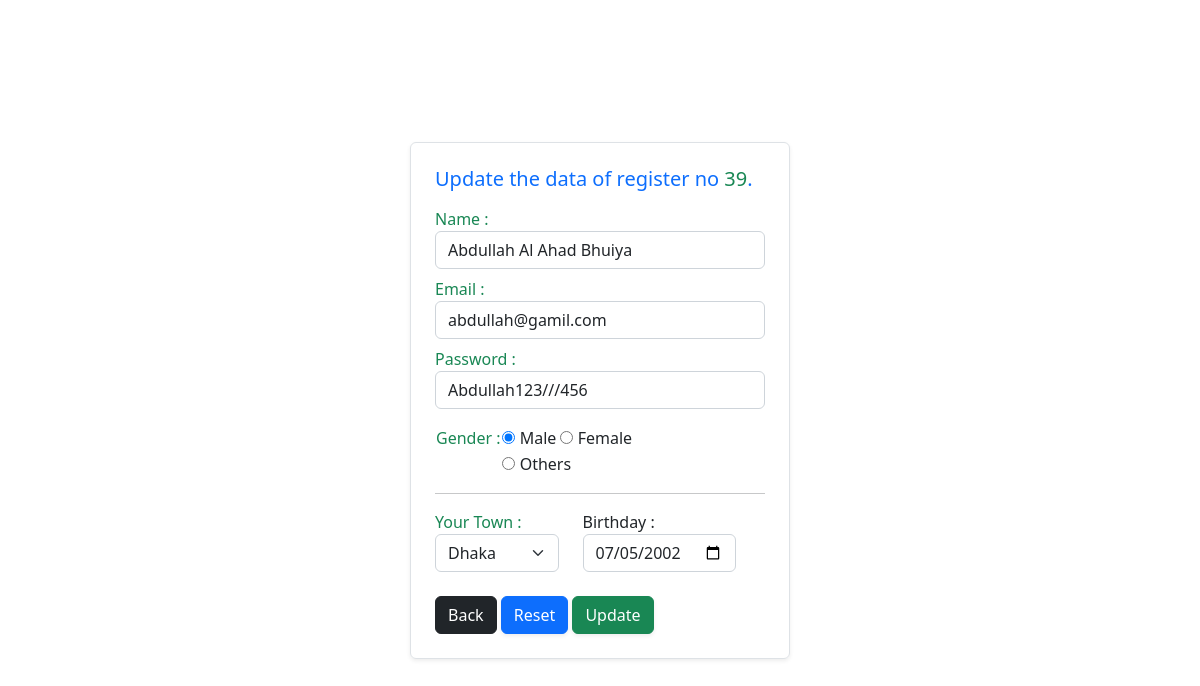
The app's page /edit.php?id=39 with its own data.
### tables this page shows
CREATE TABLE `user_data` (
  `id` int(100) NOT NULL,
  `name` char(150) DEFAULT NULL,
  `email` char(200) DEFAULT NULL,
  `password` char(255) DEFAULT NULL,
  `reg_time` timestamp NOT NULL DEFAULT current_timestamp(),
  `date_of_birth` date DEFAULT NULL,
  `city` char(100) DEFAULT NULL,
  `gender` char(20) DEFAULT NULL
);

### edit.php (the view, shortened to what this page needs)
<?php
include_once("./header.php");
if (isset($_GET['id'])){
$id =  $_GET['id'];
$get_pre_data_query = "SELECT * FROM `user_data` WHERE `id`= $id";
$get_pre_data= $connet->query($get_pre_data_query);
if($get_pre_data->num_rows != 1){
    echo "<span>No data found.</span>";
}else{
    $pre_data = $get_pre_data->fetch_assoc();
    ?>
<div class="container">
    <div class="row min-vh-100">
        <div class="col-11 col-md-5 col-lg-4 m-auto border shadow-sm rounded px-2 px-md-4 pt-4">
            <div class="mb-3">
                <h5 class="text-primary">
                    Update the data of register no <span class="text-success"><?= $id ?? null ?></span>.</h5>
            </div>
            <form method="POST">
                <div class="mb-2">
                    <label for="name">
                        <span class="text-success">Name :</span>
                    </label>
                    <input type="text" name="name" id="name" class="form-control <?= isset($errorName) ? "is-invalid" : null ?>
                    <?= isset($correctName) ? "is-valid" : null ?>"
                        value="<?=  $pre_data['name'] ?? $correctName || $name ??   null ?> ">
                </div>
                <div class=" mb-2">
                    <label for="email">
                        <span class="text-success">Email :</span>
                    </label>
                    <input type="text" name="email" id="email"
                        class="form-control <?= isset($errorEmail) ? "is-invalid" : null ?> <?= isset($correctEmail) ? "is-valid" : null ?>"
                        value="<?= $pre_data['email'] ?? $correctEmail || $email ?? null ?>">
                </div>
                <div class="mb-3">
                    <label for="password">
                        <span class="text-success">Password :</span>
                    </label>
                    <input type="text" name="password" id="password"
                        class="form-control <?= isset($errorPassword) ? "is-invalid" : null ?> <?= isset($correctPassword) ? "is-valid" : null ?>"
                        value="<?= $pre_data['password'] ?? $correctPassword ?? null ?>">
                </div>
                <div class=" mb-3">
                    <table>
                        <tr>
                            <td>
                                <span class="d-block text-success"> Gender :</span>
                            </td>
                            <td>
                                <input type="radio" name="gender" id="male" value="Male"
                                    <?= (!isset($gender)) && $pre_data['gender'] == "Male" ? "checked" : null ?>
                                    <?= (isset($gender)) && $correctGender == "Male" ? "checked" : null ?>>
                                <label for="male">Male</label>
                                <input type="radio" name="gender" id="female" value="Female"
                                    <?= (!isset($gender)) && $pre_data['gender'] == "Female" ? "checked" : null ?>
                                    <?= (isset($gender)) && $correctGender == "Female" ? "checked" : null ?>>
                                <label for="female">Female</label>
                            </td>
                        </tr>
                        <tr>
                            <td></td>
                            <td><input type="radio" name="gender" id="Others" value="Others"
                                    <?= (!isset($gender)) && $pre_data['gender'] == "Others" ? "checked" : null ?>
                                    <?= (isset($gender)) && $gender == "Others" ? "checked" : null ?>>
                                <label for="Others">Others</label>
                            </td>
                        </tr>
                    </table>
                </div>
                <hr>
                <div class="row">
                    <div class="mb-3 col-8 col-xl-5">
                        <span class="text-success">Your Town :</span>
                        <select name="city" class="form-select
                        <?= (isset($errorCity)) ? "is-invalid" : null ?>
                        <?= (isset($correctCity)) ? "is-valid" : null ?>
                        ">
                            <option value="<?= $pre_data['city'] ?? null ?>"><?= (!isset($city)) ? $pre_data['city'] : "--
                                Select
                                Area --" ?>
                            </option>
                        </select>
                    </div>
                    <div class="mb-3 col-8 col-xl-6">
                        <label for="birthday">Birthday :</label>
                        <input type="date" id="birthday" name="date_of_birth"
                            class="form-control <?= isset($errordate_of_birth) ? "is-invalid" : null ?><?= isset($correctdate_of_birth) ? "is-valid" : null ?>"
                            value="<?= $pre_data['date_of_birth'] ?? null ?>">
                    </div>
                </div>
                <div class=" mb-4 mt-2">
                    <input type="button" onclick="location.href='./read.php'" class="btn btn-dark" value="Back">
                    <input type="reset" name="sub123" class="btn btn-primary shadow-sm" value="Reset"
                        onclick="location.href='edit.php?id=<?= $pre_data['id'] ?>'">
                    <input type="submit" name="sub123" class="btn btn-success shadow-sm" value="Update">
                </div>
            </form>
        </div>
    </div>
</div>
<?php
}
}
?> <?php
include_once("./footer.php");
?>

### records on screen
user_data: name "Abdullah Al Ahad Bhuiya", email "abdullah@gamil.com", password "Abdullah123///456", gender "☑ Male", gender "☐ Female", gender "☐ Others", city "Dhaka", date_of_birth "07/05/2002"

### other values on screen
$id "39"
